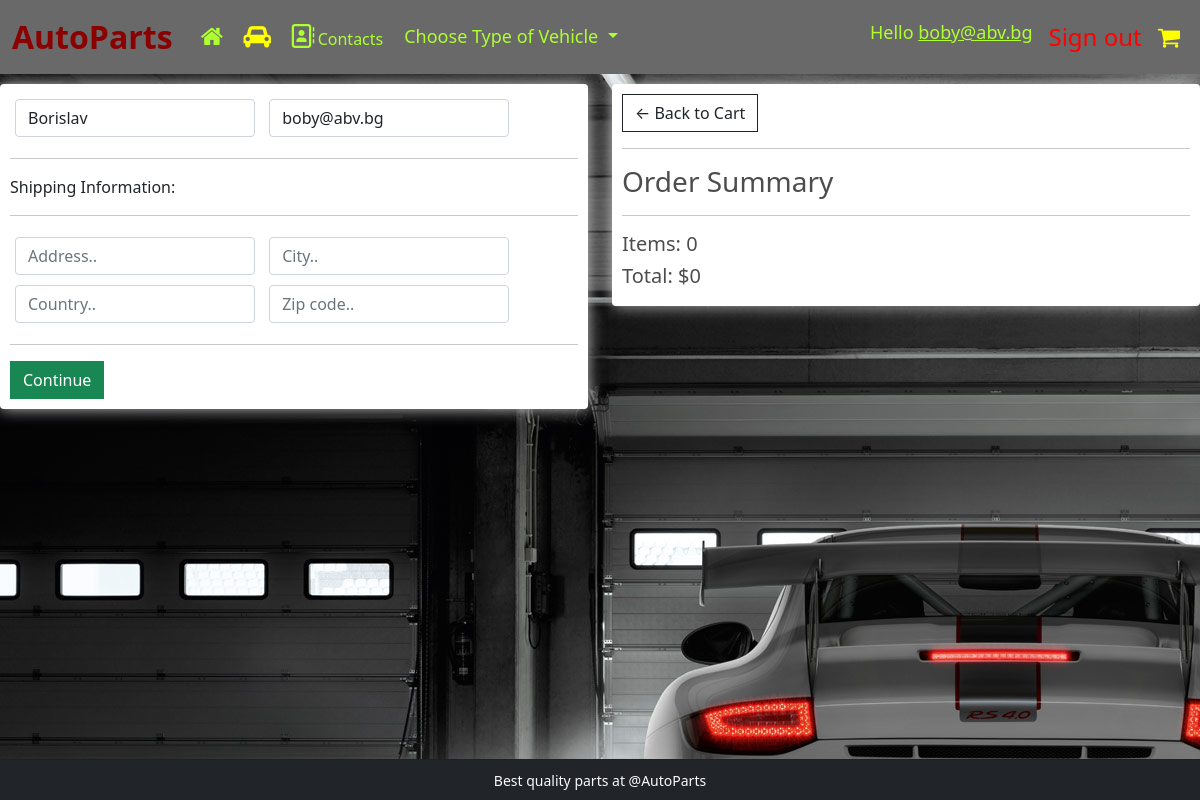
/cart/checkout/ (signed in), run on the app's committed database.
### AutoParts/account_auth/models.py (models this page shows)
class SiteUser(AbstractBaseUser, PermissionsMixin):
    email = models.EmailField(
        unique=True,
        error_messages={
            'unique': "A user with that email already exists.",
        }
    )
    is_staff = models.BooleanField(
        default=False,
    )
    date_joined = models.DateTimeField(
        default=timezone.now
    )
    objects = SiteUserManager()
    USERNAME_FIELD = 'email'

### AutoParts/accounts/models.py (models this page shows, shortened)
class Profile(models.Model):
    first_name = models.CharField(
        max_length=20,
        blank=True,
        null=True,
    )
    last_name = models.CharField(
        max_length=20,
        blank=True,
    )
    profile_picture = models.ImageField(
        upload_to='profiles',
        blank=True,
    )
    age = models.IntegerField(
        blank=True,
        null=True,
    )
    is_done = models.BooleanField(
        default=False,
    )
    user = models.OneToOneField(
        UserModel,
        on_delete=models.CASCADE,
        primary_key=True,
    )
    car = models.ForeignKey(
        Vehicle,
        on_delete=models.CASCADE,
        blank=True,
        null=True,
    )

### AutoParts/store/models.py (models this page shows, shortened)
class Order(models.Model):
    customer = models.ForeignKey(
        Profile,
        on_delete=models.SET_NULL,
        blank=True,
        null=True,
    )
    date_ordered = models.DateTimeField(
        auto_now_add=True,
    )
    complete = models.BooleanField(
        default=False,
        null=True,
        blank=True,
    )
    transaction_id = models.CharField(
        max_length=200,
        null=True,
    )
    @property
    def get_total_for_cart(self):
        orderitems = self.orderitem_set.all()
        total = sum([o.get_total for o in orderitems])
        return total
    @property
    def get_quantity_of_cart(self):
        orderitems = self.orderitem_set.all()
        quantity = sum([item.quantity for item in orderitems])
        return quantity

### AutoParts/store/views.py (the view)
# urls.py: path('checkout/', checkout, name='checkout'),
def checkout(request):
    customer = Profile.objects.get(user=request.user)
    order, created = Order.objects.get_or_create(customer=customer, complete=False)
    context = {
        'items': order.orderitem_set.all(),
        'order': order,
    }
    return render(request, 'store/checkout.html', context)

### templates/store/checkout.html (shortened to what this page needs)
{% extends 'base.html' %}
{% load static %}
{% block content %}
    <div class="row">
        <div class="col-lg-6">
            <div class="box-element" id="form-wrapper">
                <form id="form">
                    <div id="user-info">
                        {% if request.user.profile.first_name %}
                            <div class="form-field">
                                <input required class="form-control" type="text"
                                       value="{{ request.user.profile.first_name }}" name="name" placeholder="Name..">
                            </div>
                        {% else %}
                            <div class="form-field">
                                <input required class="form-control" type="text"
                                       name="name" placeholder="Name..">
                            </div>
                        {% endif %}
                        <div class="form-field">
                            <input required class="form-control" type="email" value="{{ request.user.email }}"
                                   name="email" placeholder="Email..">
                        </div>
                    </div>
                    <div id="shipping-info">
                        <hr>
                        <p>Shipping Information:</p>
                        <hr>
                        <div class="form-field">
                            <input class="form-control" type="text" name="address" placeholder="Address..">
                        </div>
                        <div class="form-field">
                            <input class="form-control" type="text" name="city" placeholder="City..">
                        </div>
                        <div class="form-field">
                            <input class="form-control" type="text" name="country" placeholder="Country..">
                        </div>
                        <div class="form-field">
                            <input class="form-control" type="text" name="zipcode" placeholder="Zip code..">
                        </div>
                    </div>
                    <hr>
                    <input id="form-button" class="btn btn-success btn-block" type="submit" value="Continue">
                </form>
            </div>
            <br>
        </div>
        <div class="col-lg-6">
            <div class="box-element">
                <a class="btn btn-outline-dark" href="{% url 'cart' %}">&#x2190; Back to Cart</a>
                <hr>
                <h3>Order Summary</h3>
                <hr>
                <h5>Items: {{ order.get_quantity_of_cart }}</h5>
                <h5>Total: ${{ order.get_total_for_cart }}</h5>
            </div>
        </div>
    </div>
{% endblock %}

### templates/common/navigation.html (shortened to what this page needs)
{% load static %}
<nav class="navbar navbar-expand-lg navbar-light" style="background: dimgray">
    <div class="container-fluid">
        <a class="navbar-brand navbar-light-brand-hover-color" style="color: darkred;font-size: xx-large;" href="{% url 'index' %}"><strong>AutoParts</strong></a>
        <div class="collapse navbar-collapse" id="navbarNav">
            <ul class="navbar-nav">
                <li class="nav-item">
                    <a class="nav-link active" title="Home" aria-current="page" href="{% url 'index' %}"><i style="font-size: x-large;color: greenyellow"
                            class="fa fa-fw fa-home"></i></a>
                <li class="nav-item">
                    <a class="nav-link" title="Garage" href="{% url 'garage' %}"><i class="fa fa-car" style="font-size: x-large;color: yellow"
                                                                                    aria-hidden="true"></i></a>
                </li>
                <li class="nav-item">
                    <a class="nav-link" style="color: greenyellow;font-size: medium;" href="{% url 'contacts' %}"><i style="font-size: x-large;color: greenyellow"
                            class="fa fa-fw fa-address-book-o"></i>Contacts</a>
                </li>
                <li class="nav-item">
                    <div class="dropdown">
                        <button class="btn dropdown-toggle " style="font-size: large;color: greenyellow" type="button" id="dropdownMenuButton1"
                                data-bs-toggle="dropdown" aria-expanded="false">
                            Choose Type of Vehicle
                        </button>
                    </div>
                </li>
            </ul>
        </div>
        <div class="nav navbar-nav navbar-right" id="navbarNav">
            <ul class="navbar-nav">
                {% if request.user.is_authenticated %}
                    <li class="nav-link" style="font-size: large;color: greenyellow">
                        Hello <a style="color: greenyellow" href="{% url 'profile details' %}">{{ request.user }}</a>
                    </li>
                    <li class="nav-item">
                        <a class="nav-link" style="font-size: x-large;color: red" href="{% url 'sign out' %}">Sign out</a>
                    </li>
                {% endif %}
                <li class="nav-item">
                    <a class="nav-link" style="font-size: x-large;color: yellow" href="{% url 'cart' %}"><i class="fa fa-shopping-cart" aria-hidden="true"></i>
                    </a>
                </li>
            </ul>
        </div>
    </div>
</nav>

### static/css/global.css (style rules this page uses)
.form-field { padding-bottom: 50px; }
body { background-color: hsl(0, 0%, 98%); }
h1,h2,h3,h4,h5,h6 { color:hsl(0, 0%, 30%); }
.box-element { box-shadow:hsl(0, 0%, 80%) 0 0 16px; background-color: #fff; border-radius: 4px; padding: 10px; }
.col-lg-4, .col-lg-6, .col-lg-8, .col-lg-12 { margin-top: 10px; }
.btn { border-radius: 0; }
.form-field { width:250px; display: inline-block; padding: 5px; }

### data on the page
SiteUser: user "boby@abv.bg", name "Borislav", email "boby@abv.bg"
Order: get_quantity_of_cart "0", get_total_for_cart "0"
